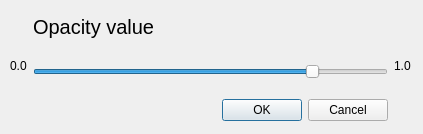
<?xml version="1.0" encoding="UTF-8"?>
<ui version="4.0">
 <class>TransparencyDialog</class>
 <widget class="QDialog" name="TransparencyDialog">
  <property name="geometry">
   <rect>
    <x>0</x>
    <y>0</y>
    <width>423</width>
    <height>134</height>
   </rect>
  </property>
  <property name="windowTitle">
   <string>Dialog</string>
  </property>
  <widget class="QWidget" name="horizontalLayoutWidget">
   <property name="geometry">
    <rect>
     <x>10</x>
     <y>10</y>
     <width>401</width>
     <height>111</height>
    </rect>
   </property>
   <layout class="QHBoxLayout" name="horizontalLayout">
    <item>
     <widget class="QLabel" name="label_2">
      <property name="text">
       <string>0.0</string>
      </property>
     </widget>
    </item>
    <item>
     <layout class="QVBoxLayout" name="verticalLayout">
      <property name="spacing">
       <number>20</number>
      </property>
      <item>
       <widget class="QLabel" name="label_3">
        <property name="font">
         <font>
          <pointsize>15</pointsize>
         </font>
        </property>
        <property name="text">
         <string>Opacity value</string>
        </property>
        <property name="alignment">
         <set>Qt::AlignLeading|Qt::AlignLeft|Qt::AlignVCenter</set>
        </property>
       </widget>
      </item>
      <item>
       <widget class="QSlider" name="opacitySlider">
        <property name="maximum">
         <number>100</number>
        </property>
        <property name="singleStep">
         <number>10</number>
        </property>
        <property name="pageStep">
         <number>20</number>
        </property>
        <property name="value">
         <number>80</number>
        </property>
        <property name="orientation">
         <enum>Qt::Horizontal</enum>
        </property>
       </widget>
      </item>
      <item>
       <widget class="QDialogButtonBox" name="buttonBox">
        <property name="orientation">
         <enum>Qt::Horizontal</enum>
        </property>
        <property name="standardButtons">
         <set>QDialogButtonBox::Cancel|QDialogButtonBox::Ok</set>
        </property>
       </widget>
      </item>
     </layout>
    </item>
    <item>
     <widget class="QLabel" name="label">
      <property name="text">
       <string>1.0</string>
      </property>
     </widget>
    </item>
   </layout>
  </widget>
 </widget>
 <resources/>
 <connections/>
</ui>
